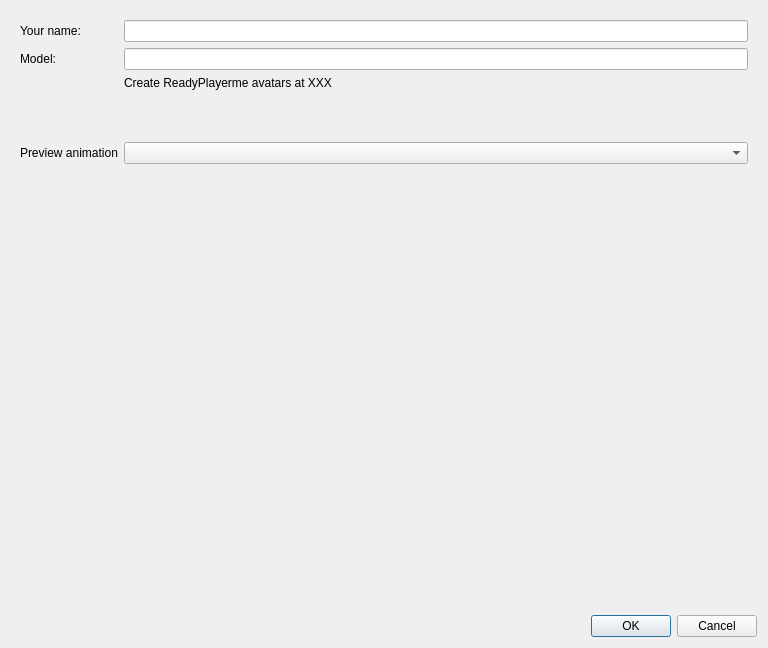
<?xml version="1.0" encoding="UTF-8"?>
<ui version="4.0">
 <class>AvatarSettingsDialog</class>
 <widget class="QDialog" name="AvatarSettingsDialog">
  <property name="geometry">
   <rect>
    <x>0</x>
    <y>0</y>
    <width>768</width>
    <height>648</height>
   </rect>
  </property>
  <property name="windowTitle">
   <string>Avatar Settings</string>
  </property>
  <layout class="QVBoxLayout" name="verticalLayout">
   <item>
    <widget class="QWidget" name="widget" native="true">
     <property name="sizePolicy">
      <sizepolicy hsizetype="Preferred" vsizetype="Maximum">
       <horstretch>0</horstretch>
       <verstretch>0</verstretch>
      </sizepolicy>
     </property>
     <layout class="QFormLayout" name="formLayout">
      <item row="6" column="0">
       <widget class="QWidget" name="widget_2" native="true"/>
      </item>
      <item row="1" column="1">
       <widget class="QLineEdit" name="usernameLineEdit"/>
      </item>
      <item row="1" column="0">
       <widget class="QLabel" name="usernameLabel">
        <property name="text">
         <string>Your name:</string>
        </property>
       </widget>
      </item>
      <item row="2" column="1">
       <widget class="FileSelectWidget" name="avatarSelectWidget"/>
      </item>
      <item row="2" column="0">
       <widget class="QLabel" name="label_2">
        <property name="text">
         <string>Model:</string>
        </property>
       </widget>
      </item>
      <item row="5" column="0">
       <widget class="QLabel" name="label">
        <property name="text">
         <string>Preview animation</string>
        </property>
       </widget>
      </item>
      <item row="5" column="1">
       <widget class="QComboBox" name="animationComboBox"/>
      </item>
      <item row="4" column="1">
       <spacer name="verticalSpacer">
        <property name="orientation">
         <enum>Qt::Vertical</enum>
        </property>
        <property name="sizeHint" stdset="0">
         <size>
          <width>20</width>
          <height>40</height>
         </size>
        </property>
       </spacer>
      </item>
      <item row="3" column="1">
       <widget class="QLabel" name="createReadyPlayerMeLabel">
        <property name="text">
         <string>Create ReadyPlayerme avatars at XXX</string>
        </property>
       </widget>
      </item>
     </layout>
    </widget>
   </item>
   <item>
    <widget class="QWidget" name="centralWidget" native="true">
     <layout class="QVBoxLayout" name="verticalLayout_2">
      <item>
       <widget class="AvatarPreviewWidget" name="avatarPreviewGLWidget" native="true"/>
      </item>
     </layout>
    </widget>
   </item>
   <item>
    <widget class="QDialogButtonBox" name="buttonBox">
     <property name="orientation">
      <enum>Qt::Horizontal</enum>
     </property>
     <property name="standardButtons">
      <set>QDialogButtonBox::Cancel|QDialogButtonBox::Ok</set>
     </property>
    </widget>
   </item>
  </layout>
 </widget>
 <customwidgets>
  <customwidget>
   <class>FileSelectWidget</class>
   <extends>QLineEdit</extends>
   <header>../qt/FileSelectWidget.h</header>
  </customwidget>
  <customwidget>
   <class>AvatarPreviewWidget</class>
   <extends>QWidget</extends>
   <header>AvatarPreviewWidget.h</header>
   <container>1</container>
  </customwidget>
 </customwidgets>
 <resources/>
 <connections>
  <connection>
   <sender>buttonBox</sender>
   <signal>accepted()</signal>
   <receiver>AvatarSettingsDialog</receiver>
   <slot>accept()</slot>
   <hints>
    <hint type="sourcelabel">
     <x>248</x>
     <y>254</y>
    </hint>
    <hint type="destinationlabel">
     <x>157</x>
     <y>274</y>
    </hint>
   </hints>
  </connection>
  <connection>
   <sender>buttonBox</sender>
   <signal>rejected()</signal>
   <receiver>AvatarSettingsDialog</receiver>
   <slot>reject()</slot>
   <hints>
    <hint type="sourcelabel">
     <x>316</x>
     <y>260</y>
    </hint>
    <hint type="destinationlabel">
     <x>286</x>
     <y>274</y>
    </hint>
   </hints>
  </connection>
 </connections>
</ui>
